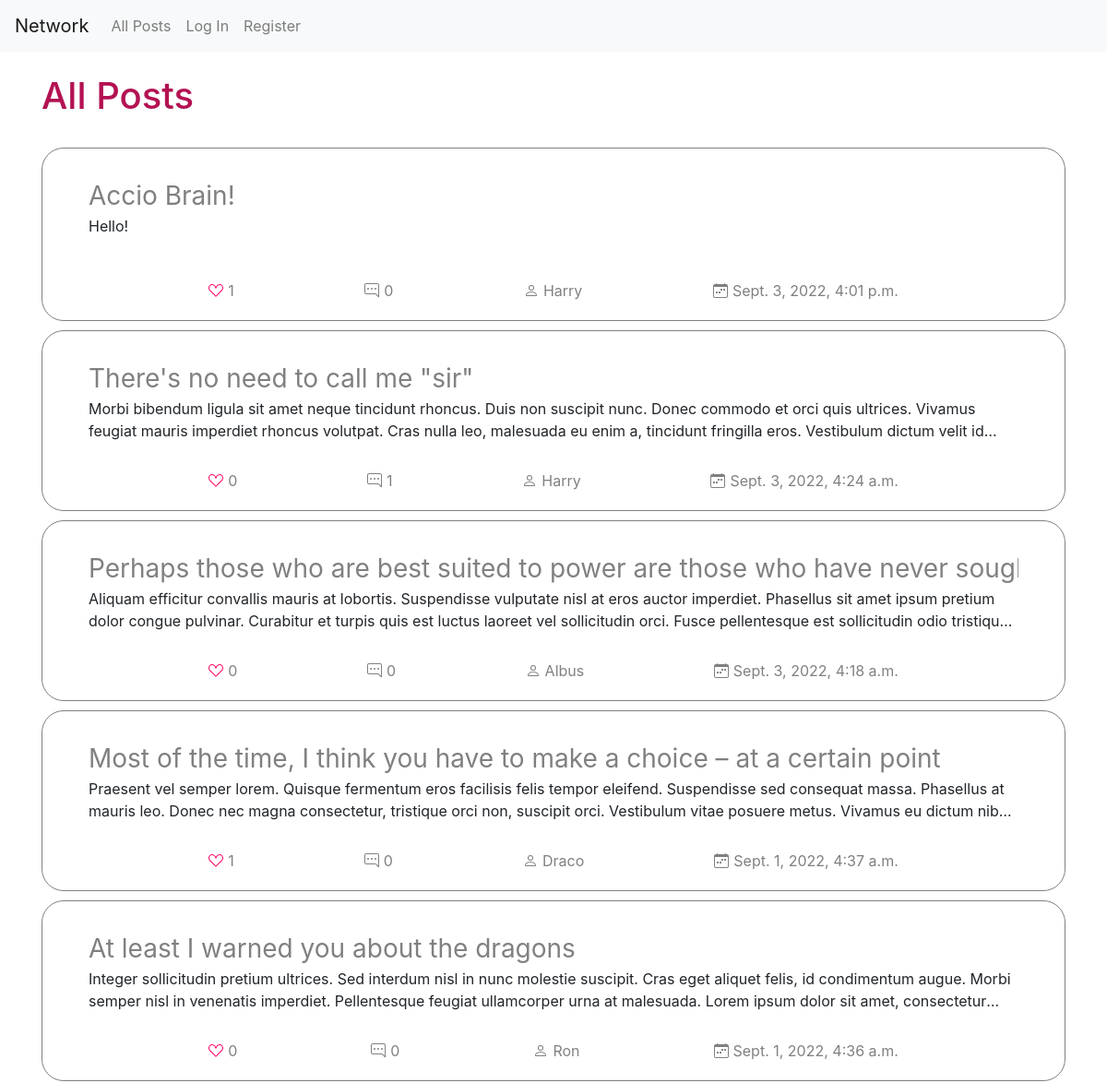
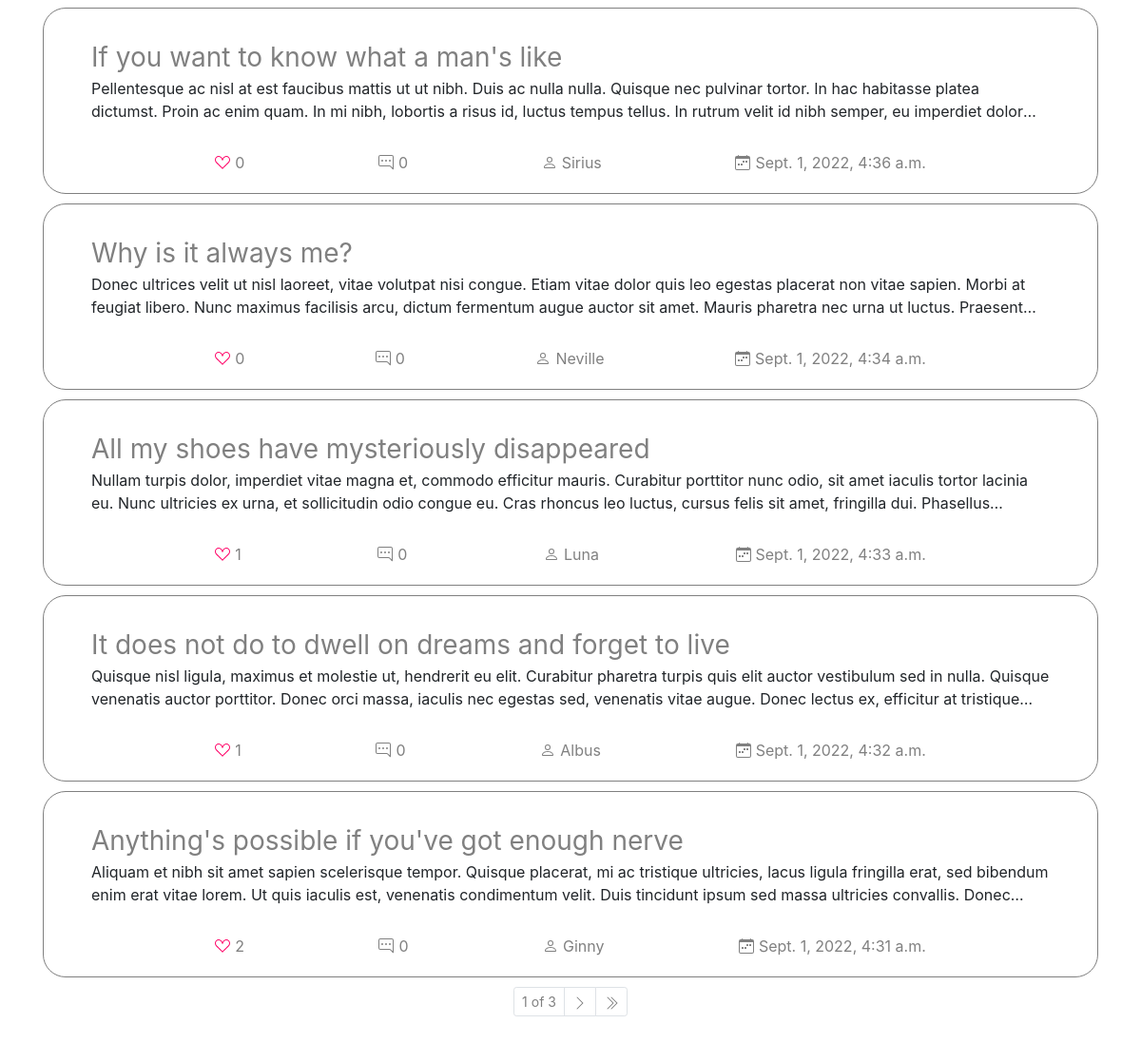
The page / on the database its author committed (2 pictures, top to bottom).
### network/models.py (models this page shows, shortened)
class Post(models.Model):
    author = models.ForeignKey(User, on_delete=models.CASCADE, related_name="posts")
    content = models.TextField(max_length=280)
    likes = models.ManyToManyField(User, blank=True)
    timestamp = models.DateTimeField(auto_now_add=True)
    title = models.CharField(max_length=80)

class User(AbstractUser):
    about = models.TextField(max_length=160, blank=True)
    photo = models.URLField(max_length=2048, blank=True)

class Comment(models.Model):
    post = models.ForeignKey(Post, on_delete=models.CASCADE, related_name="comments")
    text = models.TextField(max_length=140)
    timestamp = models.DateTimeField(auto_now_add=True)
    user = models.ForeignKey(User, on_delete=models.CASCADE, related_name="comments")

### network/views.py (the view)
# urls.py: path("", views.index, name="index"),
def index(request):
    posts = Post.objects.all().order_by('-timestamp')
    return render(request, "network/index.html", {"posts": posts, "page_obj": util.get_paginator(request, posts)})

### network/util.py (called while the page is built)
def get_paginator(request, posts):
    paginator = Paginator(posts, 10)
    return paginator.get_page(request.GET.get('page'))

### network/templates/network/index.html (shortened to what this page needs)
{% extends "network/layout.html" %}
{% load static %}
{% block body %}
    <div class="container">
        <div class="header">
            {% if following %}
            <h1>Posts from your "Following" list</h1>
            {% else %}
            <h1>All Posts</h1>
            {% endif %}
        </div>
        {% include "network/posts-widget.html" %}
    </div>
{% endblock %}

### network/templates/network/posts-widget.html (shortened to what this page needs)
<div class="posts">
    {% for post in page_obj %}
    <div class="post">
        <div class="post-content">
            <div class="post-title-min-div"><a href="{% url 'post' post.id %}" class="post-title-min">{{ post.title }}</a></div>
            <p class="content-paragraph">{{ post.content }}</p>
        </div>
        <div class="post-bottom">
            <div class="likes">
                <div class="count">{{ post.likes.all|length }}</div>
            </div>
            <div class="comments">
                {{ post.comments.all|length }}
            </div>
            <div class="author">
                {% if post.author == user %}
                    <a href="{% url 'user' post.author.id %}">you</a>
                {% else %}
                    <a href="{% url 'user' post.author.id %}">{{ post.author.username }}</a>
                {% endif %}
            </div>
            <div class="date">
                {{ post.timestamp }}
            </div>
        </div>
    </div>
{% empty %}
    <h3>No posts yet.</h3>
{% endfor %}
    {% if posts|length > 10 %}
        <ul class="pagination pagination-sm">
            <li class="page-item"><span class="page-link number">{{ page_obj.number }} of {{ page_obj.paginator.num_pages }}</span></li>
            {% if page_obj.has_next %}
                <li class="page-item">
                    <a class="page-link" href="?page={{ page_obj.next_page_number }}">
                        <svg xmlns="http://www.w3.org/2000/svg" width="16" height="16" fill="currentColor" class="bi bi-chevron-right" viewBox="0 0 16 16">
                            <path fill-rule="evenodd" d="M4.646 1.646a.5.5 0 0 1 .708 0l6 6a.5.5 0 0 1 0 .708l-6 6a.5.5 0 0 1-.708-.708L10.293 8 4.646 2.354a.5.5 0 0 1 0-.708z"/>
                        </svg>
                    </a>
                </li>
                <li class="page-item">
                    <a class="page-link" href="?page={{ page_obj.paginator.num_pages }}">
                    </a>
                </li>
            {% endif %}
        </ul>
    {% endif %}
</div>

### network/static/network/styles.css (style rules this page uses)
a, a:visited, h3 { color: gray; }
a:hover, .page-link:hover, .like, .like-inactive { color: rgb(255,0,102); }
h1 { color: rgb(179,18,82); }
.author, .buttons, .comments, .date, .like, .likes, .header { align-items: center; color: gray; display: flex; }
.commentaries, .follow-block, .header, .post, .commentary { display: flex; flex-wrap: wrap; }
.calendar, .comment, .like, .like-inactive, .person { margin-right: 5px; }
.container { height: 100vh; }
.content-paragraph { display: -webkit-box; overflow: hidden; text-overflow: ellipsis; -webkit-line-clamp: 2; -webkit-box-orient: vertical; }
.header, .post-bottom { justify-content: space-between; }
.line, .header { margin-bottom: 1.5rem; margin-top: 1.5rem; }
.number { background-color: transparent!important; }
.page-link { color: gray; }
.pagination-sm { justify-content: center; padding-bottom: 20px; }
.post, .commentary { align-content: space-between; border: .5px solid gray; border-radius: 1.5rem; margin-bottom: 10px; padding: 20px; width: 100%; }
.post { padding-top: 0; }
.post-bottom { align-items: center; display: flex; margin: auto; min-width: 70%; }
.post-content { max-height: 150px; padding: 30px; }
.posts { padding-bottom: 1.5rem; }
.post-content, .post-title, .subtitle, .inputs input, textarea, .commentary-header, .comment-form { width: 100%; }
.post-title-min-div { overflow: hidden; white-space: nowrap; }
.post-title-min { font-size: 1.75rem; }

### rows shown on the page
Post: title "Accio Brain!", content "Hello!", likes.all|length "1", comments.all|length "0", author.username "Harry", timestamp "Sept. 3, 2022, 4:01 p.m."
Post: title "There's no need to call me \"sir\"", content "Morbi bibendum ligula sit amet neque tincidunt rhoncus. Duis non suscipit nunc. Donec commodo et orci quis ultrices. Vivamus feugiat mauris imperdiet rhoncus volutpat. Cras nulla leo, malesuada eu enim a, tincidunt fringilla eros. Vestibulum dictum velit…", likes.all|length "0", comments.all|length "1", author.username "Harry", timestamp "Sept. 3, 2022, 4:24 a.m."
Post: title "Perhaps those who are best suited to power are those who have never…", content "Aliquam efficitur convallis mauris at lobortis. Suspendisse vulputate nisl at eros auctor imperdiet. Phasellus sit amet ipsum pretium dolor congue pulvinar. Curabitur et turpis quis est luctus laoreet vel sollicitudin orci. Fusce pellentesque est sollicitudin odio…", likes.all|length "0", comments.all|length "0", author.username "Albus", timestamp "Sept. 3, 2022, 4:18 a.m."
Post: title "Most of the time, I think you have to make a choice – at a certain point", content "Praesent vel semper lorem. Quisque fermentum eros facilisis felis tempor eleifend. Suspendisse sed consequat massa. Phasellus at mauris leo. Donec nec magna consectetur, tristique orci non, suscipit orci. Vestibulum vitae posuere metus. Vivamus eu dictum…", likes.all|length "1", comments.all|length "0", author.username "Draco", timestamp "Sept. 1, 2022, 4:37 a.m."
Post: title "At least I warned you about the dragons", content "Integer sollicitudin pretium ultrices. Sed interdum nisl in nunc molestie suscipit. Cras eget aliquet felis, id condimentum augue. Morbi semper nisl in venenatis imperdiet. Pellentesque feugiat ullamcorper urna at malesuada. Lorem ipsum dolor sit amet,…", likes.all|length "0", comments.all|length "0", author.username "Ron", timestamp "Sept. 1, 2022, 4:36 a.m."
Post: title "If you want to know what a man's like", content "Pellentesque ac nisl at est faucibus mattis ut ut nibh. Duis ac nulla nulla. Quisque nec pulvinar tortor. In hac habitasse platea dictumst. Proin ac enim quam. In mi nibh, lobortis a risus id, luctus tempus tellus. In rutrum velit id nibh semper, eu imperdiet…", likes.all|length "0", comments.all|length "0", author.username "Sirius", timestamp "Sept. 1, 2022, 4:36 a.m."
Post: title "Why is it always me?", content "Donec ultrices velit ut nisl laoreet, vitae volutpat nisi congue. Etiam vitae dolor quis leo egestas placerat non vitae sapien. Morbi at feugiat libero. Nunc maximus facilisis arcu, dictum fermentum augue auctor sit amet. Mauris pharetra nec urna ut luctus.…", likes.all|length "0", comments.all|length "0", author.username "Neville", timestamp "Sept. 1, 2022, 4:34 a.m."
Post: title "All my shoes have mysteriously disappeared", content "Nullam turpis dolor, imperdiet vitae magna et, commodo efficitur mauris. Curabitur porttitor nunc odio, sit amet iaculis tortor lacinia eu. Nunc ultricies ex urna, et sollicitudin odio congue eu. Cras rhoncus leo luctus, cursus felis sit amet, fringilla dui.…", likes.all|length "1", comments.all|length "0", author.username "Luna", timestamp "Sept. 1, 2022, 4:33 a.m."
Post: title "It does not do to dwell on dreams and forget to live", content "Quisque nisl ligula, maximus et molestie ut, hendrerit eu elit. Curabitur pharetra turpis quis elit auctor vestibulum sed in nulla. Quisque venenatis auctor porttitor. Donec orci massa, iaculis nec egestas sed, venenatis vitae augue. Donec lectus ex, efficitur at…", likes.all|length "1", comments.all|length "0", author.username "Albus", timestamp "Sept. 1, 2022, 4:32 a.m."
Post: title "Anything's possible if you've got enough nerve", content "Aliquam et nibh sit amet sapien scelerisque tempor. Quisque placerat, mi ac tristique ultricies, lacus ligula fringilla erat, sed bibendum enim erat vitae lorem. Ut quis iaculis est, venenatis condimentum velit. Duis tincidunt ipsum sed massa ultricies convallis.…", likes.all|length "2", comments.all|length "0", author.username "Ginny", timestamp "Sept. 1, 2022, 4:31 a.m."

### other values the page prints
{{ page_obj.number }} "1"
{{ page_obj.paginator.num_pages }} "3"
